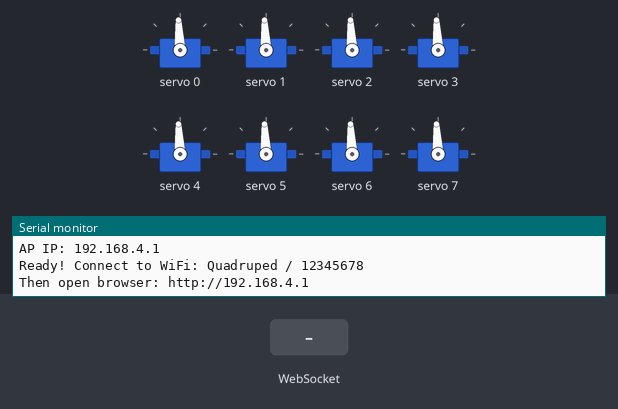
A sketch run on a simulated ESP32-C3. Shown: 8 × servo, the last lines printed to the serial monitor. Inputs (shaded band) come from the test bench.

Above: at 1.3 s.
1.4 s: WebSocket text "wave" received
At 1.75 s:
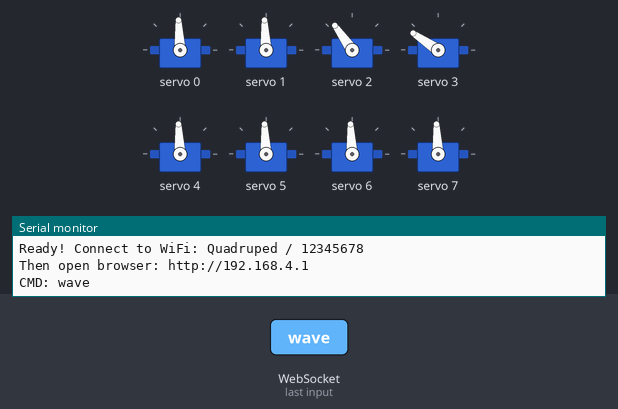
4.4 s: WebSocket text "sleep" received
At 5.6 s:
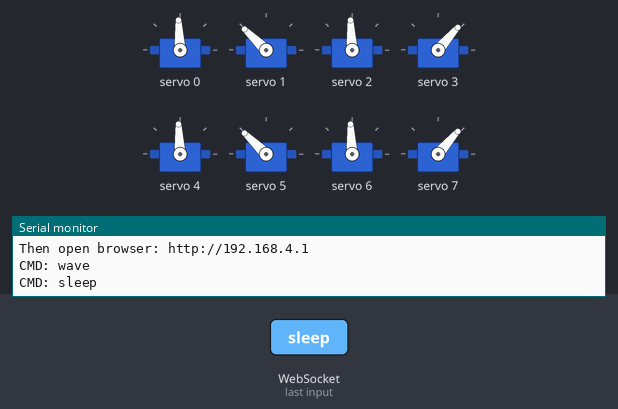
5.9 s: WebSocket text "forward" received
At 5.96 s:
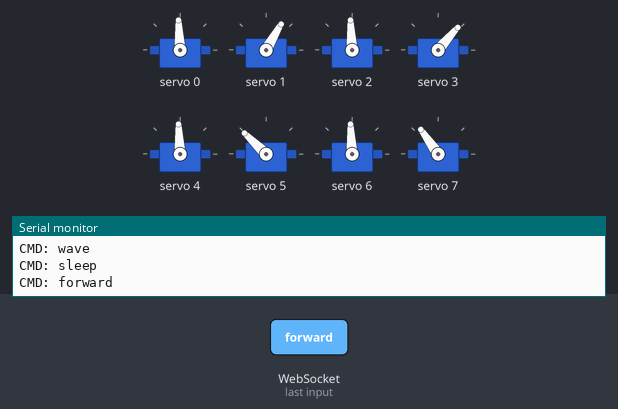
8.9 s: WebSocket text "backward" received
11.9 s: WebSocket text "left" received
14.9 s: WebSocket text "right" received
At 15.83 s:
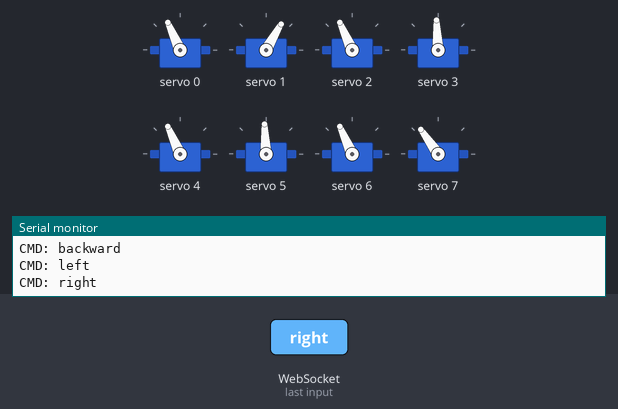
Timing chart, 0 to 18.9 s (numbered marks = the images above; inputs shaded):
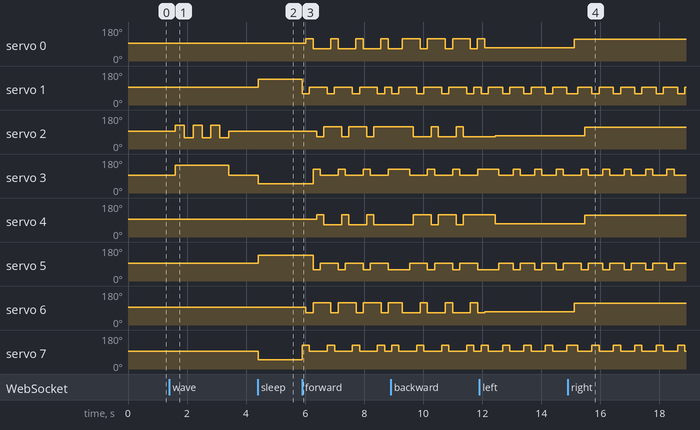

The sketch:

Quadruped.ino
```cpp
#include <WiFi.h>
#include <WebSocketsServer.h>
#include <Wire.h>
#include <Adafruit_PWMServoDriver.h>

// ═══════════════════════════════════════════════
//  WIFI ACCESS POINT SETTINGS
// ═══════════════════════════════════════════════
const char* AP_SSID     = "Quadruped";
const char* AP_PASSWORD = "12345678";

// ═══════════════════════════════════════════════
//  SERVO CALIBRATION
//  Adjust these once you know your neutral angles
//  Order: CH0=FL_Hip, CH1=FL_Knee,
//         CH2=FR_Hip, CH3=FR_Knee,
//         CH4=RL_Hip, CH5=RL_Knee,
//         CH6=RR_Hip, CH7=RR_Knee
// ═══════════════════════════════════════════════
int neutralPos[8] = {
  90,  // CH0  Front Left  Hip
  90,  // CH1  Front Left  Knee
  90,  // CH2  Front Right Hip
  90,  // CH3  Front Right Knee
  90,  // CH4  Rear  Left  Hip
  90,  // CH5  Rear  Left  Knee
  90,  // CH6  Rear  Right Hip
  90   // CH7  Rear  Right Knee
};

// ═══════════════════════════════════════════════
//  GAIT PARAMETERS  (degrees, tweak freely)
// ═══════════════════════════════════════════════
int hipSwing   = 25;   // how far hips swing forward/back
int kneeSwing  = 30;   // how far knees lift
int stepDelay  = 120;  // ms between gait steps
int turnSwing  = 20;   // hip offset for turning

// ═══════════════════════════════════════════════
//  MG90S PULSE WIDTHS  (microseconds)
// ═══════════════════════════════════════════════
#define SERVO_MIN_US  500
#define SERVO_MAX_US  2500
#define SERVO_FREQ    50

// ═══════════════════════════════════════════════
//  CHANNEL MAP
// ═══════════════════════════════════════════════
#define FL_HIP   0
#define FL_KNEE  1
#define FR_HIP   2
#define FR_KNEE  3
#define RL_HIP   4
#define RL_KNEE  5
#define RR_HIP   6
#define RR_KNEE  7

// ═══════════════════════════════════════════════
//  OBJECTS
// ═══════════════════════════════════════════════
Adafruit_PWMServoDriver pwm = Adafruit_PWMServoDriver(0x40);
WebSocketsServer webSocket = WebSocketsServer(81);
WiFiServer server(80);

// ═══════════════════════════════════════════════
//  STATE
// ═══════════════════════════════════════════════
String currentAction = "standby";
bool moving = false;
unsigned long lastStepTime = 0;
int gaitPhase = 0;

// ═══════════════════════════════════════════════
//  WEBPAGE  (served from ESP32)
// ═══════════════════════════════════════════════
const char webpage[] PROGMEM = R"rawhtml(
<!DOCTYPE html>
<html lang="en">
<head>
<meta charset="UTF-8">
<meta name="viewport" content="width=device-width, initial-scale=1.0, user-scalable=no">
<title>Quadruped Control</title>
<style>
  * { box-sizing: border-box; margin: 0; padding: 0; touch-action: manipulation; }
  body {
    background: #0d0d0d;
    color: #e0e0e0;
    font-family: 'Segoe UI', sans-serif;
    height: 100vh;
    display: flex;
    flex-direction: column;
    overflow: hidden;
  }
  header {
    background: #1a1a2e;
    padding: 12px 20px;
    display: flex;
    align-items: center;
    justify-content: space-between;
    border-bottom: 2px solid #00d4ff;
  }
  header h1 { font-size: 18px; color: #00d4ff; letter-spacing: 2px; }
  #status {
    display: flex; align-items: center; gap: 8px; font-size: 13px;
  }
  #dot {
    width: 10px; height: 10px; border-radius: 50%;
    background: #ff4444; transition: background 0.3s;
  }
  #dot.connected { background: #00ff88; }
  .main {
    display: flex;
    flex: 1;
    overflow: hidden;
  }
  /* ── D-PAD ── */
  .dpad-area {
    flex: 1;
    display: flex;
    align-items: center;
    justify-content: center;
    padding: 20px;
  }
  .dpad {
    display: grid;
    grid-template-columns: repeat(3, 70px);
    grid-template-rows: repeat(3, 70px);
    gap: 8px;
  }
  .dpad-btn {
    background: #1e1e3a;
    border: 2px solid #00d4ff44;
    border-radius: 12px;
    color: #00d4ff;
    font-size: 28px;
    cursor: pointer;
    display: flex;
    align-items: center;
    justify-content: center;
    transition: all 0.1s;
    user-select: none;
    -webkit-user-select: none;
  }
  .dpad-btn:active, .dpad-btn.pressed {
    background: #00d4ff;
    color: #0d0d0d;
    transform: scale(0.93);
  }
  .dpad-btn.stop {
    background: #2a1a1a;
    border-color: #ff444444;
    color: #ff4444;
    font-size: 20px;
  }
  .dpad-btn.stop:active {
    background: #ff4444;
    color: #fff;
  }
  .dpad-empty { visibility: hidden; }
  /* ── SIDEBAR ── */
  .sidebar {
    width: 160px;
    background: #111122;
    border-left: 2px solid #00d4ff22;
    display: flex;
    flex-direction: column;
    padding: 16px 10px;
    gap: 10px;
  }
  .sidebar h2 {
    font-size: 11px;
    letter-spacing: 2px;
    color: #00d4ff88;
    text-align: center;
    margin-bottom: 4px;
  }
  .action-btn {
    background: #1a1a2e;
    border: 2px solid #ffffff11;
    border-radius: 10px;
    color: #ccc;
    font-size: 14px;
    padding: 12px 8px;
    cursor: pointer;
    text-align: center;
    transition: all 0.15s;
    user-select: none;
  }
  .action-btn:active, .action-btn.active {
    background: #00d4ff22;
    border-color: #00d4ff;
    color: #00d4ff;
  }
  /* ── FOOTER ── */
  footer {
    background: #111122;
    padding: 8px 20px;
    font-size: 12px;
    color: #555;
    border-top: 1px solid #ffffff11;
    display: flex;
    justify-content: space-between;
  }
  #currentAction { color: #00d4ff88; }
</style>
</head>
<body>

<header>
  <h1>🤖 QUADRUPED</h1>
  <div id="status">
    <div id="dot"></div>
    <span id="connText">Connecting...</span>
  </div>
</header>

<div class="main">
  <!-- D-PAD -->
  <div class="dpad-area">
    <div class="dpad">
      <div class="dpad-empty"></div>
      <div class="dpad-btn" id="btn-forward"   ontouchstart="send('forward')"  ontouchend="send('stop')" onmousedown="send('forward')" onmouseup="send('stop')">▲</div>
      <div class="dpad-empty"></div>

      <div class="dpad-btn" id="btn-left"      ontouchstart="send('left')"     ontouchend="send('stop')" onmousedown="send('left')"    onmouseup="send('stop')">◀</div>
      <div class="dpad-btn stop" id="btn-stop" ontouchstart="send('stop')"     ontouchend="send('stop')" onmousedown="send('stop')"    onmouseup="send('stop')">■</div>
      <div class="dpad-btn" id="btn-right"     ontouchstart="send('right')"    ontouchend="send('stop')" onmousedown="send('right')"   onmouseup="send('stop')">▶</div>

      <div class="dpad-empty"></div>
      <div class="dpad-btn" id="btn-backward"  ontouchstart="send('backward')" ontouchend="send('stop')" onmousedown="send('backward')" onmouseup="send('stop')">▼</div>
      <div class="dpad-empty"></div>
    </div>
  </div>

  <!-- SIDEBAR -->
  <div class="sidebar">
    <h2>ACTIONS</h2>
    <div class="action-btn" onclick="send('standby')">🔋 Standby</div>
    <div class="action-btn" onclick="send('sleep')">😴 Sleep</div>
    <div class="action-btn" onclick="send('wave')">👋 Wave</div>
    <div class="action-btn" onclick="send('rotate')">🔄 Rotate</div>
  </div>
</div>

<footer>
  <span>192.168.4.1</span>
  <span id="currentAction">standby</span>
</footer>

<script>
  var ws;
  var reconnectTimer;

  function connect() {
    ws = new WebSocket('ws://' + location.hostname + ':81/');
    ws.onopen = function() {
      document.getElementById('dot').classList.add('connected');
      document.getElementById('connText').textContent = 'Connected';
      clearTimeout(reconnectTimer);
    };
    ws.onclose = function() {
      document.getElementById('dot').classList.remove('connected');
      document.getElementById('connText').textContent = 'Reconnecting...';
      reconnectTimer = setTimeout(connect, 2000);
    };
    ws.onerror = function() { ws.close(); };
  }

  function send(cmd) {
    document.getElementById('currentAction').textContent = cmd;
    if (ws && ws.readyState === 1) ws.send(cmd);
  }

  connect();
</script>
</body>
</html>
)rawhtml";

// ═══════════════════════════════════════════════
//  SERVO HELPERS
// ═══════════════════════════════════════════════
void setServo(uint8_t ch, int degrees) {
  degrees = constrain(degrees, 0, 180);
  int us = map(degrees, 0, 180, SERVO_MIN_US, SERVO_MAX_US);
  int ticks = (int)((float)us / 1000000.0f * SERVO_FREQ * 4096.0f);
  pwm.setPWM(ch, 0, ticks);
}

// Mirror: left side servos are physically flipped vs right side
// Pass raw angle; function applies mirror for right-side channels
void setHip(uint8_t ch, int angle) {
  // Right side channels (FR=2, RR=6) are mirrored
  if (ch == FR_HIP || ch == RR_HIP) {
    angle = 180 - angle;
  }
  setServo(ch, angle);
}

void setKnee(uint8_t ch, int angle) {
  // Right side knees (FR=3, RR=7) are mirrored
  if (ch == FR_KNEE || ch == RR_KNEE) {
    angle = 180 - angle;
  }
  setServo(ch, angle);
}

void allNeutral() {
  for (int i = 0; i < 8; i++) setServo(i, neutralPos[i]);
}

// ═══════════════════════════════════════════════
//  POSES
// ═══════════════════════════════════════════════
void poseStandby() {
  allNeutral();
}

void poseSleep() {
  // Crouch down — knees bent more
  setHip(FL_HIP,  neutralPos[FL_HIP]);
  setHip(FR_HIP,  neutralPos[FR_HIP]);
  setHip(RL_HIP,  neutralPos[RL_HIP]);
  setHip(RR_HIP,  neutralPos[RR_HIP]);
  setKnee(FL_KNEE, neutralPos[FL_KNEE] + 40);
  setKnee(FR_KNEE, neutralPos[FR_KNEE] + 40);
  setKnee(RL_KNEE, neutralPos[RL_KNEE] + 40);
  setKnee(RR_KNEE, neutralPos[RR_KNEE] + 40);
}

// ═══════════════════════════════════════════════
//  GAIT STEP  (non-blocking, called from loop)
// ═══════════════════════════════════════════════
void walkStep(int dir) {
  // Diagonal pairs: (FL+RR) and (FR+RL)
  // dir: +1 = forward, -1 = backward
  switch (gaitPhase) {
    case 0: // Lift FL + RR, swing forward
      setKnee(FL_KNEE, neutralPos[FL_KNEE] - kneeSwing);
      setKnee(RR_KNEE, neutralPos[RR_KNEE] - kneeSwing);
      break;
    case 1:
      setHip(FL_HIP, neutralPos[FL_HIP] + hipSwing * dir);
      setHip(RR_HIP, neutralPos[RR_HIP] + hipSwing * dir);
      break;
    case 2: // Plant FL + RR
      setKnee(FL_KNEE, neutralPos[FL_KNEE]);
      setKnee(RR_KNEE, neutralPos[RR_KNEE]);
      break;
    case 3: // Push back with FL + RR, lift FR + RL
      setHip(FL_HIP, neutralPos[FL_HIP] - hipSwing * dir);
      setHip(RR_HIP, neutralPos[RR_HIP] - hipSwing * dir);
      setKnee(FR_KNEE, neutralPos[FR_KNEE] - kneeSwing);
      setKnee(RL_KNEE, neutralPos[RL_KNEE] - kneeSwing);
      break;
    case 4:
      setHip(FR_HIP, neutralPos[FR_HIP] + hipSwing * dir);
      setHip(RL_HIP, neutralPos[RL_HIP] + hipSwing * dir);
      break;
    case 5: // Plant FR + RL
      setKnee(FR_KNEE, neutralPos[FR_KNEE]);
      setKnee(RL_KNEE, neutralPos[RL_KNEE]);
      break;
    case 6: // Push back
      setHip(FR_HIP, neutralPos[FR_HIP] - hipSwing * dir);
      setHip(RL_HIP, neutralPos[RL_HIP] - hipSwing * dir);
      break;
  }
  gaitPhase = (gaitPhase + 1) % 7;
}

void turnStep(int dir) {
  // dir: +1 = right, -1 = left
  switch (gaitPhase) {
    case 0:
      setKnee(FL_KNEE, neutralPos[FL_KNEE] - kneeSwing);
      setKnee(RR_KNEE, neutralPos[RR_KNEE] - kneeSwing);
      break;
    case 1:
      setHip(FL_HIP, neutralPos[FL_HIP] + turnSwing * dir);
      setHip(RR_HIP, neutralPos[RR_HIP] - turnSwing * dir);
      break;
    case 2:
      setKnee(FL_KNEE, neutralPos[FL_KNEE]);
      setKnee(RR_KNEE, neutralPos[RR_KNEE]);
      break;
    case 3:
      setKnee(FR_KNEE, neutralPos[FR_KNEE] - kneeSwing);
      setKnee(RL_KNEE, neutralPos[RL_KNEE] - kneeSwing);
      break;
    case 4:
      setHip(FR_HIP, neutralPos[FR_HIP] - turnSwing * dir);
      setHip(RL_HIP, neutralPos[RL_HIP] + turnSwing * dir);
      break;
    case 5:
      setKnee(FR_KNEE, neutralPos[FR_KNEE]);
      setKnee(RL_KNEE, neutralPos[RL_KNEE]);
      break;
  }
  gaitPhase = (gaitPhase + 1) % 6;
}

// ═══════════════════════════════════════════════
//  WAVE  (blocking animation, runs once)
// ═══════════════════════════════════════════════
void doWave() {
  allNeutral();
  delay(200);
  for (int i = 0; i < 3; i++) {
    setKnee(FR_KNEE, neutralPos[FR_KNEE] - 50);
    setHip(FR_HIP,  neutralPos[FR_HIP]  - 30);
    delay(300);
    setHip(FR_HIP,  neutralPos[FR_HIP]  + 30);
    delay(300);
  }
  allNeutral();
  currentAction = "standby";
}

// ═══════════════════════════════════════════════
//  ROTATE  (non-blocking, uses turnStep right)
// ═══════════════════════════════════════════════

// ═══════════════════════════════════════════════
//  WEBSOCKET EVENT
// ═══════════════════════════════════════════════
void webSocketEvent(uint8_t num, WStype_t type, uint8_t* payload, size_t length) {
  if (type == WStype_TEXT) {
    String cmd = String((char*)payload);
    cmd.trim();
    Serial.println("CMD: " + cmd);

    if (cmd == "stop" || cmd == "standby") {
      currentAction = "standby";
      moving = false;
      gaitPhase = 0;
      poseStandby();
    } else if (cmd == "sleep") {
      currentAction = "sleep";
      moving = false;
      poseSleep();
    } else if (cmd == "wave") {
      currentAction = "wave";
      moving = false;
      doWave();
    } else if (cmd == "forward") {
      currentAction = "forward";
      moving = true;
      gaitPhase = 0;
    } else if (cmd == "backward") {
      currentAction = "backward";
      moving = true;
      gaitPhase = 0;
    } else if (cmd == "left") {
      currentAction = "left";
      moving = true;
      gaitPhase = 0;
    } else if (cmd == "right") {
      currentAction = "right";
      moving = true;
      gaitPhase = 0;
    } else if (cmd == "rotate") {
      currentAction = "rotate";
      moving = true;
      gaitPhase = 0;
    }
  }
}

// ═══════════════════════════════════════════════
//  SETUP
// ═══════════════════════════════════════════════
void setup() {
  Serial.begin(115200);
  Serial.println("Quadruped booting...");

  // PCA9685
  Wire.begin(6, 7); // SDA=GPIO6, SCL=GPIO7 for ESP32-C3 Super Mini
  pwm.begin();
  pwm.setOscillatorFrequency(27000000);
  pwm.setPWMFreq(SERVO_FREQ);
  delay(100);
  allNeutral();
  Serial.println("Servos ready");

  // WiFi AP
  WiFi.softAP(AP_SSID, AP_PASSWORD);
  Serial.print("AP IP: ");
  Serial.println(WiFi.softAPIP());

  // HTTP server
  server.begin();

  // WebSocket
  webSocket.begin();
  webSocket.onEvent(webSocketEvent);

  Serial.println("Ready! Connect to WiFi: Quadruped / 12345678");
  Serial.println("Then open browser: http://192.168.4.1");
}

// ═══════════════════════════════════════════════
//  LOOP
// ═══════════════════════════════════════════════
void loop() {
  webSocket.loop();

  // Serve HTTP page
  WiFiClient client = server.available();
  if (client) {
    String req = "";
    while (client.connected()) {
      if (client.available()) {
        char c = client.read();
        req += c;
        if (req.endsWith("\r\n\r\n")) break;
      }
    }
    client.println("HTTP/1.1 200 OK");
    client.println("Content-Type: text/html");
    client.println("Connection: close");
    client.println();
    client.print(webpage);
    client.stop();
  }

  // Non-blocking gait
  if (moving && (millis() - lastStepTime > stepDelay)) {
    lastStepTime = millis();
    if (currentAction == "forward")  walkStep(1);
    if (currentAction == "backward") walkStep(-1);
    if (currentAction == "left")     turnStep(-1);
    if (currentAction == "right")    turnStep(1);
    if (currentAction == "rotate")   turnStep(1);
  }
}
```

Measured:
- after the input at 1.4 s, servo 2: 93° → 125° after 0.21 s, then repeats every 0.60 s: 60° 0.30 s, 125° 0.30 s, until it stays 93° from 3.4 s; servo 3: 93° → 146° after 0.21 s, → 93° 1.8 s later
- after the input at 4.4 s, servo 1, servo 5: 93° → 136° at once; servo 3, servo 7: 93° → 49° at once
- after the input at 5.9 s, servo 0: alternates 119° for 0.24 s and 66° for 0.61 s, starting after 0.12 s; servo 1: alternates 93° for 0.61 s and 60° for 0.24 s, starting at once
- after the input at 14.9 s, servo 0, servo 6: 71° → 114° after 0.21 s; servo 2, servo 4: 71° → 114° after 0.57 s
